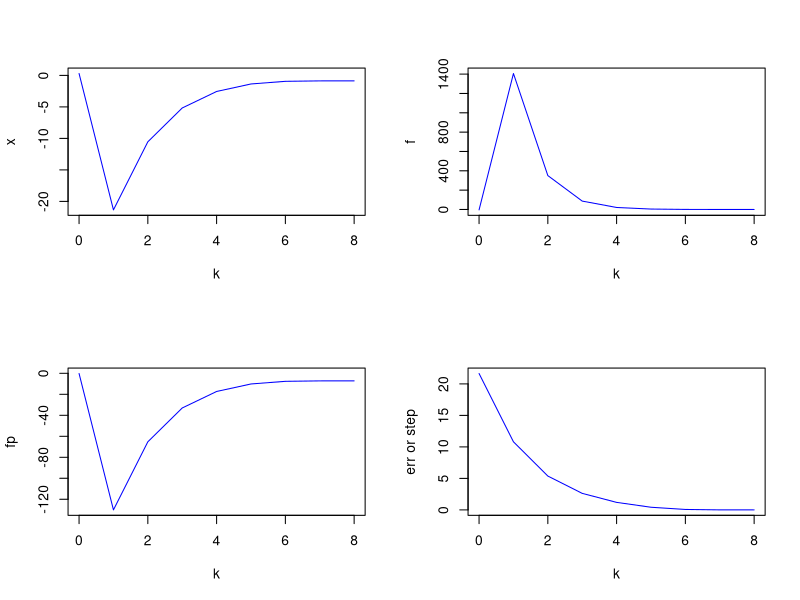
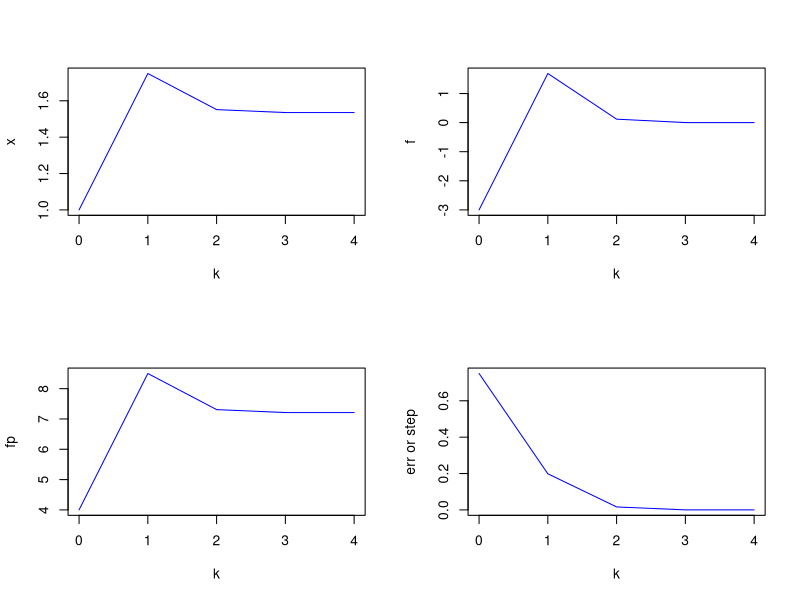
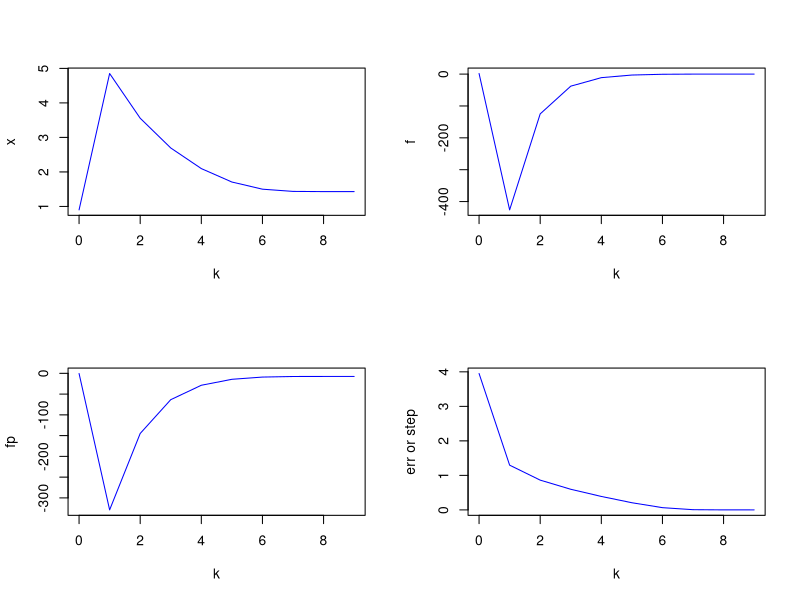
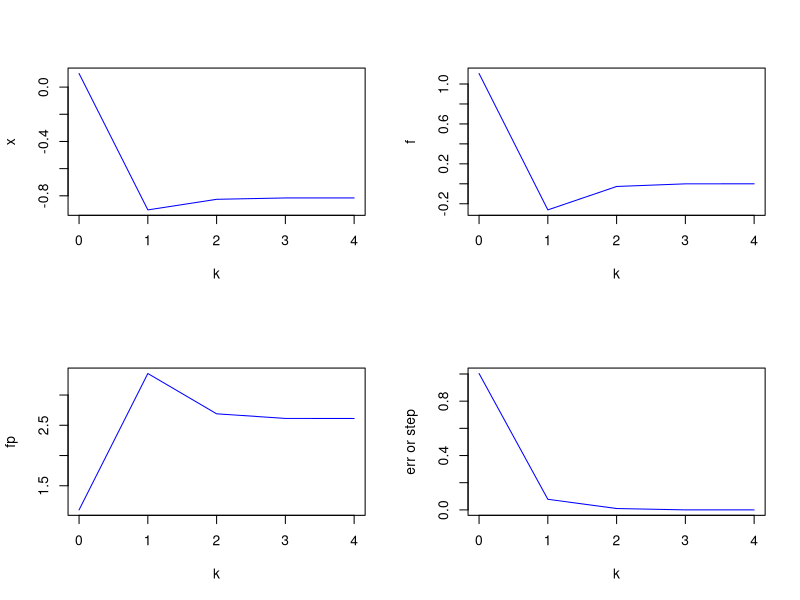
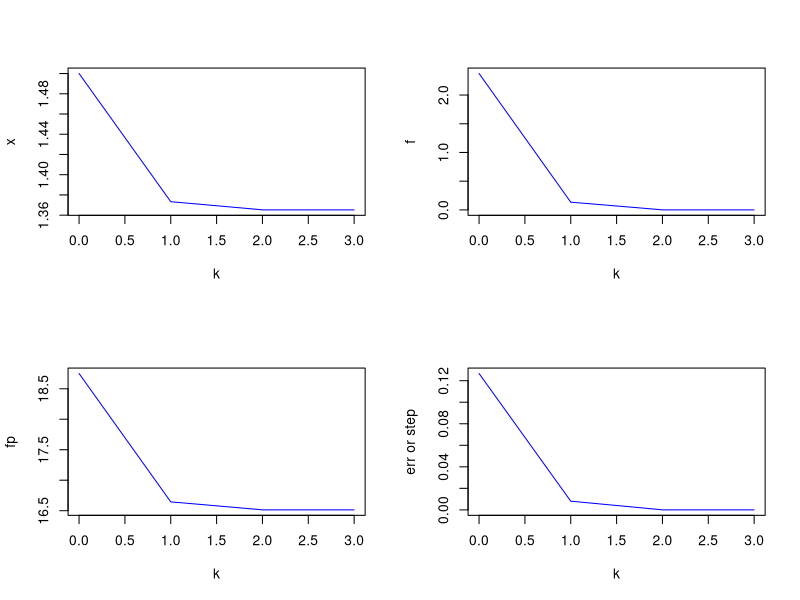
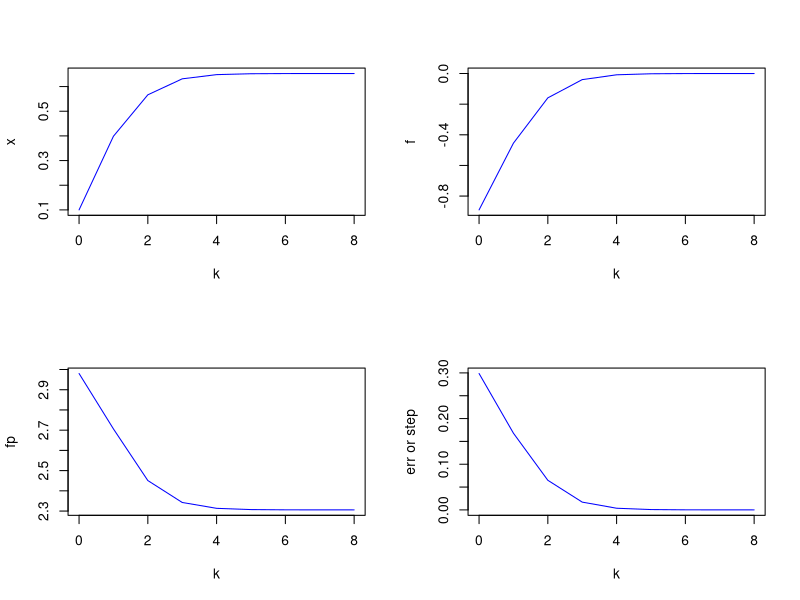
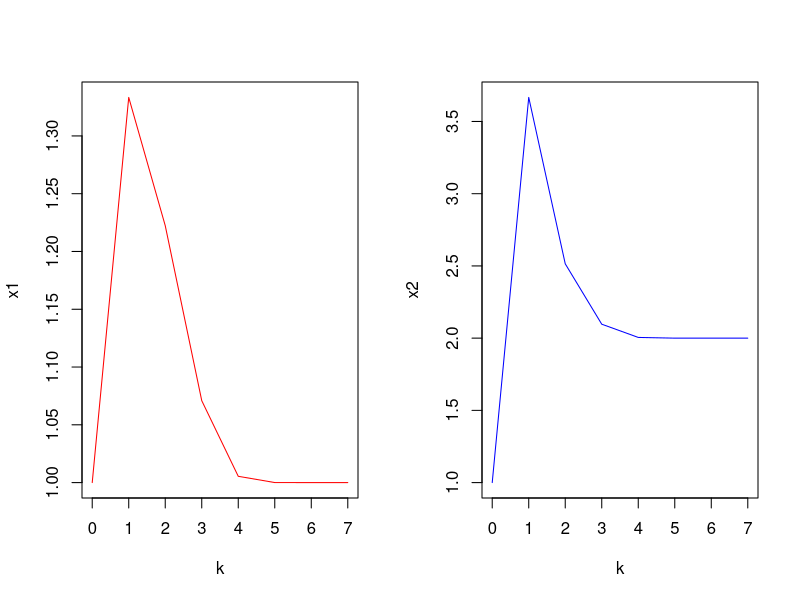
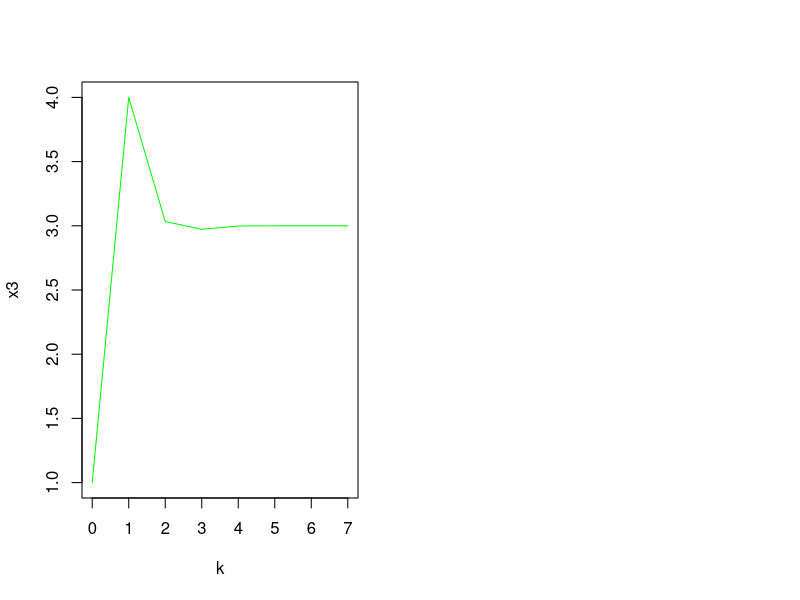

R code for these plots, in order:
## ---- chunk 1
tol <- 10^(-5)
err <- 10^5
x0 <- 0.3
## ---- chunk 2
x <- NULL
f <- function(x){
  (3*(x**2))- (2*x)- 4
}

fp <- function(x){
  (6*x - 2)
}

k <- 0
dta <- NULL

while (err>tol){
    x <- x0 - f(x0)/fp(x0)
    err <- abs(x-x0)
    dta <- rbind(dta,data.frame(k=k,x=x0,f=f(x0),fp=fp(x0),err=err))
    x0 <- x
    k <- k + 1
}

par(mfrow=c(2,2))
plot(dta$k,dta$x,type="l",col="blue",xlab="k",ylab="x")
plot(dta$k,dta$f,type="l",col="blue",xlab="k",ylab="f")
plot(dta$k,dta$fp,type="l",col="blue",xlab="k",ylab="fp")
plot(dta$k,dta$err,type="l",col="blue",xlab="k",ylab="err or step")
## ---- chunk 3
dta
## ---- chunk 4
q1_root1 <- x0
## ---- chunk 5
tol <- 10^(-5)
err <- 10^5
x0 <- 1
## ---- chunk 6
x <- NULL
f <- function(x){
  (3*x**2)- (2*x)- 4
}

fp <- function(x){
  (6*x - 2)
}

k <- 0
dta <- NULL

while (err>tol){
    x <- x0 - f(x0)/fp(x0)
    err <- abs(x-x0)
    dta <- rbind(dta,data.frame(k=k,x=x0,f=f(x0),fp=fp(x0),err=err))
    x0 <- x
    k <- k + 1
}

par(mfrow=c(2,2))
plot(dta$k,dta$x,type="l",col="blue",xlab="k",ylab="x")
plot(dta$k,dta$f,type="l",col="blue",xlab="k",ylab="f")
plot(dta$k,dta$fp,type="l",col="blue",xlab="k",ylab="fp")
plot(dta$k,dta$err,type="l",col="blue",xlab="k",ylab="err or step")
## ---- chunk 7
dta
## ---- chunk 8
q1_root2 <- x0
## ---- chunk 9
q1_root1
q1_root2
## ---- chunk 10
tol <- 10^(-5)
err <- 10^5
x0 <- 0.9
## ---- chunk 11
x <- NULL
f <- function(x){
  (exp(1)**x) - (x**4)
}

fp <- function(x){
  (exp(1)**x) - (4*x**3)
}

k <- 0
dta <- NULL

while (err>tol){
    x <- x0 - f(x0)/fp(x0)
    err <- abs(x-x0)
    dta <- rbind(dta,data.frame(k=k,x=x0,f=f(x0),fp=fp(x0),err=err))
    x0 <- x
    k <- k + 1
}

par(mfrow=c(2,2))
plot(dta$k,dta$x,type="l",col="blue",xlab="k",ylab="x")
plot(dta$k,dta$f,type="l",col="blue",xlab="k",ylab="f")
plot(dta$k,dta$fp,type="l",col="blue",xlab="k",ylab="fp")
plot(dta$k,dta$err,type="l",col="blue",xlab="k",ylab="err or step")
## ---- chunk 12
dta
## ---- chunk 13
(q2_root1 <- x0)
## ---- chunk 14
tol <- 10^(-5)
err <- 10^5
x0 <- 0.1
## ---- chunk 15
x <- NULL
f <- function(x){
  (exp(1)**x) - (x**4)
}

fp <- function(x){
  (exp(1)**x) - (4*x**3)
}

k <- 0
dta <- NULL

while (err>tol){
    x <- x0 - f(x0)/fp(x0)
    err <- abs(x-x0)
    dta <- rbind(dta,data.frame(k=k,x=x0,f=f(x0),fp=fp(x0),err=err))
    x0 <- x
    k <- k + 1
}

par(mfrow=c(2,2))
plot(dta$k,dta$x,type="l",col="blue",xlab="k",ylab="x")
plot(dta$k,dta$f,type="l",col="blue",xlab="k",ylab="f")
plot(dta$k,dta$fp,type="l",col="blue",xlab="k",ylab="fp")
plot(dta$k,dta$err,type="l",col="blue",xlab="k",ylab="err or step")
## ---- chunk 16
dta
## ---- chunk 17
(q2_root2 <- x0)
## ---- chunk 18
q2_root1
q2_root2
## ---- chunk 19
tol <- 10^(-5)
err <- 10^5
x0 <- 1.5
## ---- chunk 20
x <- NULL
f <- function(x){
  (x**3) + (4*x**2)- 10
}

fp <- function(x){
  (3*x**2 + 8*x)
}

k <- 0
dta <- NULL

while (err>tol){
    x <- x0 - f(x0)/fp(x0)
    err <- abs(x-x0)
    dta <- rbind(dta,data.frame(k=k,x=x0,f=f(x0),fp=fp(x0),err=err))
    x0 <- x
    k <- k + 1
}

par(mfrow=c(2,2))
plot(dta$k,dta$x,type="l",col="blue",xlab="k",ylab="x")
plot(dta$k,dta$f,type="l",col="blue",xlab="k",ylab="f")
plot(dta$k,dta$fp,type="l",col="blue",xlab="k",ylab="fp")
plot(dta$k,dta$err,type="l",col="blue",xlab="k",ylab="err or step")
## ---- chunk 21
dta
## ---- chunk 22
(q3_root <- x0)
## ---- chunk 23
tol <- 10^(-5)
err <- 10^5
x0 <- 0.1
## ---- chunk 24
x <- NULL
f <- function(x){
  x - (exp(1)**(-x**2))
}

fp <- function(x){
  (2*exp(-x^2) + 1)
}

k <- 0
dta <- NULL

while (err>tol){
    x <- x0 - f(x0)/fp(x0)
    err <- abs(x-x0)
    dta <- rbind(dta,data.frame(k=k,x=x0,f=f(x0),fp=fp(x0),err=err))
    x0 <- x
    k <- k + 1
}

par(mfrow=c(2,2))
plot(dta$k,dta$x,type="l",col="blue",xlab="k",ylab="x")
plot(dta$k,dta$f,type="l",col="blue",xlab="k",ylab="f")
plot(dta$k,dta$fp,type="l",col="blue",xlab="k",ylab="fp")
plot(dta$k,dta$err,type="l",col="blue",xlab="k",ylab="err or step")
## ---- chunk 25
dta
## ---- chunk 26
(q4_root <- x0)
## ---- chunk 27
tol <- 10^(-10)
err <- 10^5
x0 <- matrix(c(1,1,1))
## ---- chunk 28
x <- NULL
f <- function(x){ 
  matrix(c((x[1] + x[2] + x[3]**2 -12), 
            (x[1]**2 -x[2] + x[3] - 2), 
            (2*x[1]**2 -x[2]**2 + x[3] - 1)),byrow=TRUE,nrow=length(x))
}
Df <- function(x){
  (matrix(c(1, 1, 2*x[3], 
            2*x[1],-1,1,
            4*x[1], -2*x[2],1), byrow = TRUE, nrow=length(x)))
}

k <- 0
dta <- NULL

while (err>tol){
    x <- x0 - solve(Df(x0)) %*% f(x0)
    err <- max(abs(x-x0))
    dta <- rbind(dta,data.frame(k=rep(k,length(x0)),x=x0,f=f(x0),invDf=solve(Df(x0)),err=x-x0))
    x0 <- x
    k <- k + 1
}

dta1 <- aggregate(x~k,dta,FUN=head,1)
dta2 <- aggregate(x~k,dta,FUN=tail,2)
dta3 <- aggregate(x~k,dta, FUN = tail,1)


par(mfrow=c(1,2))
plot(dta1$k,dta1$x,type="l",col="red",xlab="k",ylab="x1")
plot(dta2$k,dta2$x[,1],type="l",col="blue",xlab="k",ylab="x2")
plot(dta3$k,dta3$x,type="l",col="green",xlab="k",ylab="x3")


## ---- chunk 29
dta
## ---- chunk 30
dta1
## ---- chunk 31
dta2
## ---- chunk 32
dta3
## ---- chunk 33
tol <- 10^(-10)
err <- 10^5
x0 <- matrix(c(-1,1))
## ---- chunk 34
x <- NULL
f <- function(x)(matrix(c(log(x[1]^2+2*x[2]^2+1)-0.5,x[2]-x[1]^2+0.2)))
Df <- function(x)(matrix(c(2*x[1]/(x[1]^2+2*x[2]^2+1),4*x[2]/(x[1]^2+2*x[2]^2+1),-2*x[1],1),byrow=TRUE,nrow=length(x)))
k <- 0
dta <- NULL

while (err>tol){
    x <- x0 - solve(Df(x0)) %*% f(x0)
    err <- max(abs(x-x0))
    dta <- rbind(dta,data.frame(k=rep(k,length(x0)),x=x0,f=f(x0),invDf=solve(Df(x0)),err=x-x0))
    x0 <- x
    k <- k + 1
}

dta1 <- aggregate(x~k,dta,FUN=head,1)
dta2 <- aggregate(x~k,dta,FUN=tail,1)

par(mfrow=c(1,2))
plot(dta1$k,dta1$x,type="l",col="blue",xlab="k",ylab="x1") #plot goes from -1 to -0.7
plot(dta2$k,dta2$x,type="l",col="blue",xlab="k",ylab="x2") #plot doesn't change 

#symmetrical when we change from (1,1) to (-1,1)
## ---- chunk 35
plot(dta1$x,dta2$x,ylim = c(0,2), type = 'l')
## ---- chunk 36
dta1
## ---- chunk 37
dta2
